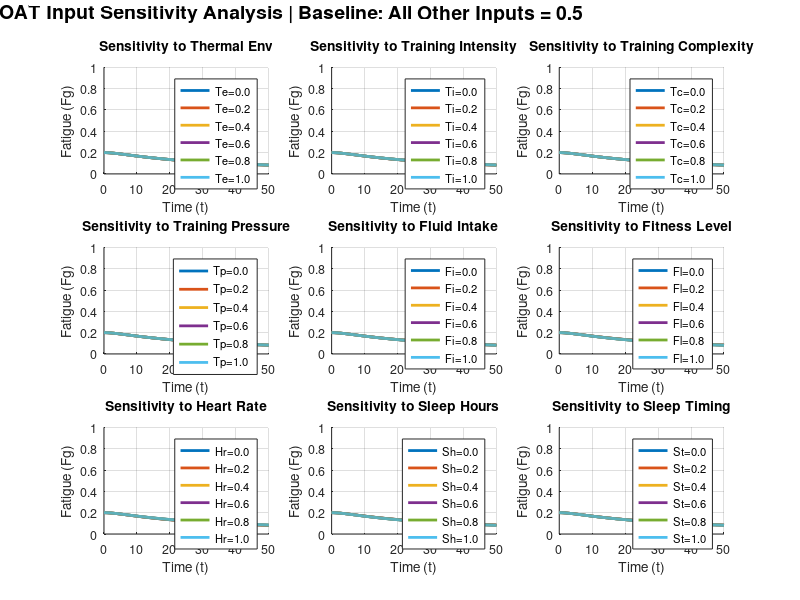
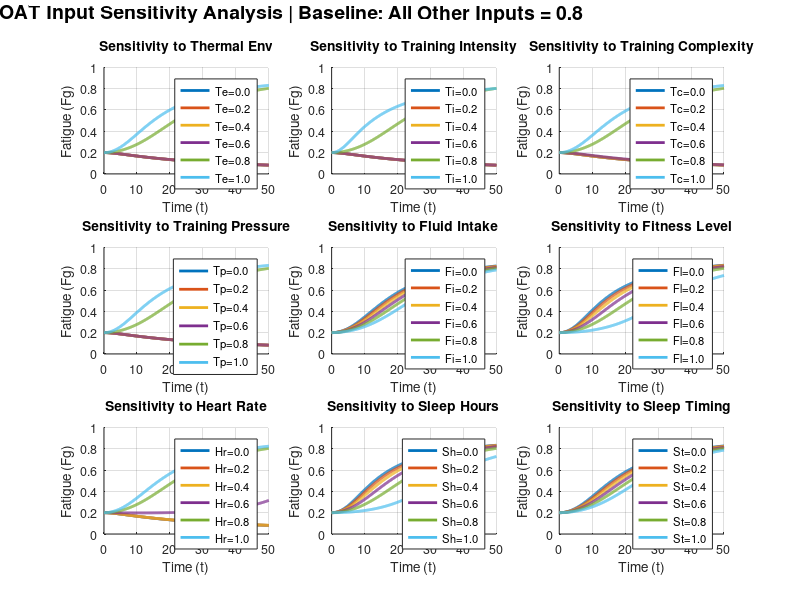
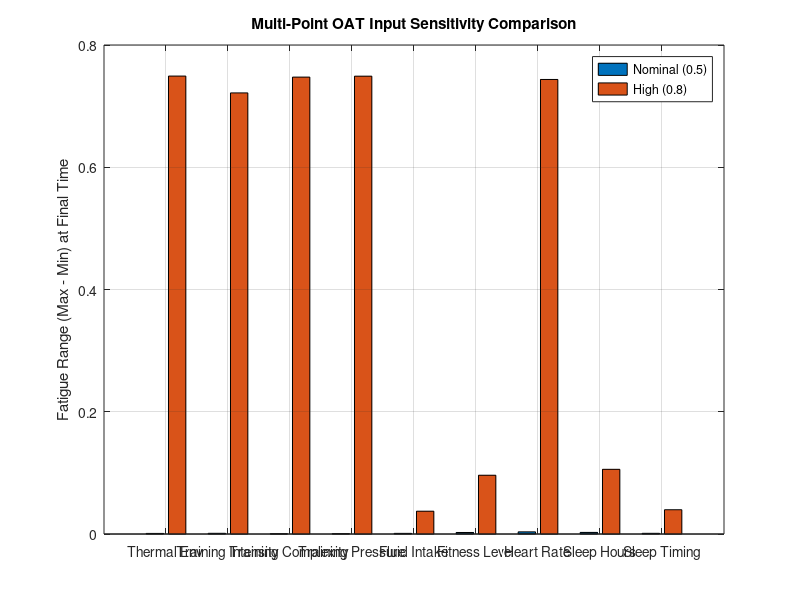

Write MATLAB code to recreate these figures, in order.
% ======================================================================
%  VALIDATION STEP 2: SENSITIVITY ANALYSIS - INPUT VARIABLES (OAT)
%  Octave/MATLAB compatible (single-file, runs from Command Window)
%
%  HOW TO RUN:
%   1) Save this file as:  validation_step2_sensitivity_analysis_inputs.m
%   2) In Octave/MATLAB Command Window (same folder):
%         validation_step2_sensitivity_analysis_inputs
% ======================================================================

function validation_step2_sensitivity_analysis_inputs()

clc; clear; close all;

fprintf('=== SENSITIVITY ANALYSIS: INPUT VARIABLES ===\n\n');

%% ===================== SIMULATION PARAMETERS =====================
T  = 50;           % total duration
dt = 0.1;          % step size
time = 0:dt:T;     % exact dt steps
numSteps = numel(time);

%% ===================== MODEL PARAMETERS (FROM YOUR MODEL) =====================
% Task Demands
w_Td1 = 0.4; w_Td2 = 0.6; beta_Td = 0.7;

% Sleep Quality
delta_Sq = 0.7;

% Hydration Level
beta_Hl = 0.5; w_Hl1 = 0.6; w_Hl2 = 0.4;

% Physical Preparedness
beta_Pp  = 0.7; w_Pp1 = 0.25; w_Pp2 = 0.30; w_Pp3 = 0.45;

% Effort Motivation
alpha_Em = 0.4; eta_Em = 0.5;

% Generated Effort
w_Ge1 = 0.85; w_Ge2 = 0.15;

% Recovery Effort (CALIBRATED)
w_Re1 = 0.25; w_Re2 = 0.20; w_Re3 = 0.20;

% Short-term Exhaustion (CALIBRATED)
w_Sx1 = 0.70; w_Sx2 = 1.10; gamma_Sx = 0.50;

% Short-term Experienced Pressure
w_Sp1 = 0.6; w_Sp2 = 0.4; beta_Sp = 0.7;

% Recovery Time
w_Rt1 = 0.5; w_Rt2 = 0.5;
beta_Rt1 = 0.3; beta_Rt2 = 0.3; beta_Rt3 = 0.4;

%% ===================== MULTI-POINT BASELINE VALUES =====================
% Two baseline operating points to test sensitivity at different regions
baseline_values = [0.5, 0.8];
baseline_labels = {'Nominal (0.5)', 'High (0.8)'};
n_baselines = length(baseline_values);

%% ===================== SENSITIVITY TEST VALUES =====================
test_values = [0, 0.2, 0.4, 0.6, 0.8, 1.0];
n_tests = length(test_values);

% Input names
input_names = {'Te', 'Ti', 'Tc', 'Tp', 'Fi', 'Fl', 'Hr', 'Sh', 'St'};
input_labels = {'Thermal Env', 'Training Intensity', 'Training Complexity', ...
                'Training Pressure', 'Fluid Intake', 'Fitness Level', ...
                'Heart Rate', 'Sleep Hours', 'Sleep Timing'};
n_inputs = length(input_names);

% Store results for each baseline
sensitivity_results = struct();
for b = 1:n_baselines
    baseline_name = sprintf('baseline_%d', round(baseline_values(b)*10));
    sensitivity_results.(baseline_name) = struct();
    for i = 1:n_inputs
        sensitivity_results.(baseline_name).(input_names{i}) = zeros(n_tests, numSteps);
    end
end

%% ===================== RUN MULTI-POINT OAT SENSITIVITY ANALYSIS =====================
fprintf('Running Multi-Point One-At-a-Time (OAT) Sensitivity Analysis...\n');
fprintf('Testing %d baselines × %d inputs × %d values = %d simulations\n\n', ...
        n_baselines, n_inputs, n_tests, n_baselines*n_inputs*n_tests);

for baseline_idx = 1:n_baselines
    baseline_val = baseline_values(baseline_idx);
    baseline_name = sprintf('baseline_%d', round(baseline_val*10));

    fprintf('=== BASELINE %d/%d: All other inputs = %.1f ===\n', ...
            baseline_idx, n_baselines, baseline_val);

    for input_idx = 1:n_inputs
        current_input = input_names{input_idx};
        fprintf('  [%d/%d] Testing %s...\n', input_idx, n_inputs, current_input);

        for test_idx = 1:n_tests
            test_val = test_values(test_idx);

            % Set all inputs to current baseline (constant over time)
            Te = ones(1, numSteps) * baseline_val;
            Ti = ones(1, numSteps) * baseline_val;
            Tc = ones(1, numSteps) * baseline_val;
            Tp = ones(1, numSteps) * baseline_val;
            Fi = ones(1, numSteps) * baseline_val;
            Fl = ones(1, numSteps) * baseline_val;
            Hr = ones(1, numSteps) * baseline_val;
            Sh = ones(1, numSteps) * baseline_val;
            St = ones(1, numSteps) * baseline_val;

            % Override the current input being tested
            switch current_input
                case 'Te', Te = ones(1, numSteps) * test_val;
                case 'Ti', Ti = ones(1, numSteps) * test_val;
                case 'Tc', Tc = ones(1, numSteps) * test_val;
                case 'Tp', Tp = ones(1, numSteps) * test_val;
                case 'Fi', Fi = ones(1, numSteps) * test_val;
                case 'Fl', Fl = ones(1, numSteps) * test_val;
                case 'Hr', Hr = ones(1, numSteps) * test_val;
                case 'Sh', Sh = ones(1, numSteps) * test_val;
                case 'St', St = ones(1, numSteps) * test_val;
            end

            % Run simulation
            Fg = run_fatigue_simulation(Te, Ti, Tc, Tp, Fi, Fl, Hr, Sh, St, ...
                                         numSteps, dt, ...
                                         w_Td1, w_Td2, beta_Td, delta_Sq, beta_Hl, w_Hl1, w_Hl2, ...
                                         beta_Pp, w_Pp1, w_Pp2, w_Pp3, alpha_Em, eta_Em, ...
                                         w_Ge1, w_Ge2, w_Re1, w_Re2, w_Re3, ...
                                         w_Sx1, w_Sx2, gamma_Sx, w_Sp1, w_Sp2, beta_Sp, ...
                                         w_Rt1, w_Rt2, beta_Rt1, beta_Rt2, beta_Rt3);

            sensitivity_results.(baseline_name).(current_input)(test_idx, :) = Fg;
        end
    end
    fprintf('\n');
end

fprintf('✓ Multi-point sensitivity analysis complete!\n\n');

%% ===================== VISUALIZATION =====================
fprintf('Creating visualizations...\n');

colors = lines(n_tests);

% Create one figure for each baseline
for baseline_idx = 1:n_baselines
    baseline_val = baseline_values(baseline_idx);
    baseline_name = sprintf('baseline_%d', round(baseline_val*10));

    figure('Name', sprintf('Sensitivity Analysis - Baseline %.1f', baseline_val), ...
           'Position', [100 + (baseline_idx-1)*50, 100 + (baseline_idx-1)*50, 1400, 900]);

    for i = 1:n_inputs
        subplot(3, 3, i);
        hold on;

        for test_idx = 1:n_tests
            plot(time, sensitivity_results.(baseline_name).(input_names{i})(test_idx, :), ...
                 'LineWidth', 2, 'Color', colors(test_idx, :), ...
                 'DisplayName', sprintf('%s=%.1f', input_names{i}, test_values(test_idx)));
        end

        xlabel('Time (t)');
        ylabel('Fatigue (Fg)');
        title(sprintf('Sensitivity to %s', input_labels{i}));
        grid on;
        ylim([0, 1]);

        legend('Location', 'northeast');
        set(gca, 'FontSize', 9);
    end

    % ---- Octave-safe overall title (sgtitle replacement) ----
    title_str = sprintf('OAT Input Sensitivity Analysis | Baseline: All Other Inputs = %.1f', baseline_val);
    if exist('sgtitle','file') == 2
        sgtitle(title_str, 'FontSize', 14, 'FontWeight', 'bold');
    else
        % Create a figure-level title using an annotation textbox
        annotation(gcf,'textbox',[0 0.96 1 0.04], 'String', title_str, ...
            'EdgeColor','none', 'HorizontalAlignment','center', ...
            'FontSize', 14, 'FontWeight','bold');
    end
end


%% ===================== CALCULATE SENSITIVITY INDICES =====================
fprintf('--- SENSITIVITY INDICES (Final Fatigue at t=%.1f) ---\n', T);

sensitivity_indices = struct();

for baseline_idx = 1:n_baselines
    baseline_val = baseline_values(baseline_idx);
    baseline_name = sprintf('baseline_%d', round(baseline_val*10));

    fprintf('\n>>> Baseline %.1f (All other inputs = %.1f):\n', baseline_val, baseline_val);

    sensitivity_indices.(baseline_name) = struct();
    ranges = zeros(1, n_inputs);

    for i = 1:n_inputs
        final_fatigues = sensitivity_results.(baseline_name).(input_names{i})(:, end);

        sensitivity_indices.(baseline_name).(input_names{i}) = struct();
        sensitivity_indices.(baseline_name).(input_names{i}).values = test_values';
        sensitivity_indices.(baseline_name).(input_names{i}).final_fatigue = final_fatigues;
        sensitivity_indices.(baseline_name).(input_names{i}).range = max(final_fatigues) - min(final_fatigues);
        sensitivity_indices.(baseline_name).(input_names{i}).mean = mean(final_fatigues);

        ranges(i) = sensitivity_indices.(baseline_name).(input_names{i}).range;

        fprintf('  %-20s Range: %.4f  Mean: %.4f\n', input_labels{i}, ...
                sensitivity_indices.(baseline_name).(input_names{i}).range, ...
                sensitivity_indices.(baseline_name).(input_names{i}).mean);
    end

    % Store ranges for bar chart
    sensitivity_indices.(baseline_name).all_ranges = ranges;
end

%% ===================== BAR CHART OF RANGES (All Baselines) =====================
fprintf('\nCreating comparison bar chart...\n');

figure('Name', 'Multi-Point Sensitivity Comparison', 'Position', [200, 200, 1400, 600]);

% Prepare data matrix: rows = baselines, columns = inputs
range_matrix = zeros(n_baselines, n_inputs);
for baseline_idx = 1:n_baselines
    baseline_name = sprintf('baseline_%d', round(baseline_values(baseline_idx)*10));
    range_matrix(baseline_idx, :) = sensitivity_indices.(baseline_name).all_ranges;
end

% Create grouped bar chart
bar_handle = bar(range_matrix');
set(gca, 'XTick', 1:n_inputs, 'XTickLabel', input_labels, 'XTickLabelRotation', 35);
ylabel('Fatigue Range (Max - Min) at Final Time');
title('Multi-Point OAT Input Sensitivity Comparison');
legend(baseline_labels, 'Location', 'northeast');
grid on;

%% ===================== SAVE RESULTS =====================
save('sensitivity_analysis_inputs_multipoint.mat', 'sensitivity_results', 'sensitivity_indices', ...
     'test_values', 'input_names', 'input_labels', 'time', 'T', 'dt', ...
     'baseline_values', 'baseline_labels', 'n_baselines');

fprintf('\n✓ Results saved: sensitivity_analysis_inputs_multipoint.mat\n');
fprintf('✓ Visualizations created: %d figures (%d baselines + 1 comparison)\n\n', n_baselines + 1, n_baselines);

end % end main function


%% ===================== HELPER FUNCTION =====================
function Fg = run_fatigue_simulation(Te, Ti, Tc, Tp, Fi, Fl, Hr, Sh, St, ...
                                      numSteps, dt, ...
                                      w_Td1, w_Td2, beta_Td, delta_Sq, beta_Hl, w_Hl1, w_Hl2, ...
                                      beta_Pp, w_Pp1, w_Pp2, w_Pp3, alpha_Em, eta_Em, ...
                                      w_Ge1, w_Ge2, w_Re1, w_Re2, w_Re3, ...
                                      w_Sx1, w_Sx2, gamma_Sx, w_Sp1, w_Sp2, beta_Sp, ...
                                      w_Rt1, w_Rt2, beta_Rt1, beta_Rt2, beta_Rt3)

    % Initialize state arrays
    Td = zeros(1, numSteps); Hl = zeros(1, numSteps); Sq = zeros(1, numSteps);
    Pp = zeros(1, numSteps); Em = zeros(1, numSteps); Ge = zeros(1, numSteps);
    Cp = zeros(1, numSteps); Sp = zeros(1, numSteps); Sx = zeros(1, numSteps);
    Re = zeros(1, numSteps); Lp = zeros(1, numSteps); Lx = zeros(1, numSteps);
    Fg = zeros(1, numSteps); Rt = zeros(1, numSteps);

    % Initial values
    Lp(1) = 0.20; Lx(1) = 0.20; Fg(1) = 0.20; Sx(1) = 0.20;

    % Step 1
    Td(1) = beta_Td * Ti(1) * (w_Td1*Tc(1) + w_Td2*Tp(1)) + (1 - beta_Td) * (Te(1) * Ti(1));
    Sq(1) = delta_Sq * Sh(1) + (1-delta_Sq) * St(1);
    Hl(1) = (beta_Hl * Fi(1)) + (1 - beta_Hl) * (1 - (w_Hl1 * Te(1) + w_Hl2 * Td(1)));
    Pp(1) = beta_Pp * (w_Pp1*Hl(1) + w_Pp2*Fl(1) + w_Pp3*Sq(1)) + (1-beta_Pp) * (1 - Hr(1));
    Cp(1) = Pp(1) * (1 - Sx(1));
    Em(1) = exp( -eta_Em * ((Td(1) - (1-Lp(1)) ) / alpha_Em) ^ 2 );
    Ge(1) = Em(1) * (w_Ge1*Td(1) + w_Ge2*Cp(1));
    Re(1) = w_Re1 * min(1, max(0, Cp(1) - Ge(1))) ...
          + w_Re2 * Ge(1) ...
          + w_Re3 * min(1, max(0, (Pp(1) - Cp(1)) / max(Pp(1), 1e-9)));
    Sx(1) = (w_Sx1*Fg(1) + w_Sx2*max(0, Ge(1)-Cp(1))) * (1 - gamma_Sx*Re(1));
    Sp(1) = beta_Sp * (w_Sp1 * Sx(1) + w_Sp2 * max(0, Ge(1)-Cp(1))) + (1-beta_Sp) * (1-Pp(1));
    Rt(1) = (w_Rt1*Sx(1) + w_Rt2*Fg(1)) * (1 - (beta_Rt1*Pp(1) + beta_Rt2*Sq(1) + beta_Rt3*Re(1)));

    % Main loop
    for t = 2:numSteps
        Td(t) = beta_Td * Ti(t) * (w_Td1*Tc(t) + w_Td2*Tp(t)) + (1 - beta_Td) * (Te(t) * Ti(t));
        Sq(t) = delta_Sq * Sh(t) + (1-delta_Sq) * St(t-1);
        Hl(t) = (beta_Hl * Fi(t)) + (1 - beta_Hl) * (1 - (w_Hl1 * Te(t) + w_Hl2 * Td(t)));
        Pp(t) = beta_Pp * (w_Pp1*Hl(t) + w_Pp2*Fl(t) + w_Pp3*Sq(t)) + (1-beta_Pp) * (1 - Hr(t));
        Cp(t) = Pp(t) * (1 - Sx(t-1));
        Em(t) = exp( -eta_Em * ((Td(t) - (1-Lp(t-1)) ) / alpha_Em) ^ 2 );
        Ge(t) = Em(t) * (w_Ge1*Td(t) + w_Ge2*Cp(t));
        Re(t) = w_Re1 * min(1, max(0, Cp(t) - Ge(t))) ...
              + w_Re2 * Ge(t) ...
              + w_Re3 * min(1, max(0, (Pp(t) - Cp(t)) / max(Pp(t), 1e-9)));
        Sx(t) = (w_Sx1*Fg(t-1) + w_Sx2*max(0, Ge(t)-Cp(t))) * (1 - gamma_Sx*Re(t));
        Sp(t) = beta_Sp * (w_Sp1 * Sx(t-1) + w_Sp2 * max(0, Ge(t)-Cp(t))) + (1-beta_Sp) * (1-Pp(t));

        Lp(t) = Lp(t-1) + (Sp(t) - Lp(t-1)) * Lp(t-1) * (1-Lp(t-1)) * dt;
        Lx(t) = Lx(t-1) + (Sx(t-1) - Lx(t-1)) * Lx(t-1) * (1-Lx(t-1)) * dt;
        Fg(t) = Fg(t-1) + (Lx(t-1) - Fg(t-1)) * Fg(t-1) * (1-Fg(t-1)) * dt;

        Rt(t) = (w_Rt1*Sx(t-1) + w_Rt2*Fg(t-1)) * (1 - (beta_Rt1*Pp(t) + beta_Rt2*Sq(t) + beta_Rt3*Re(t)));
    end

end

